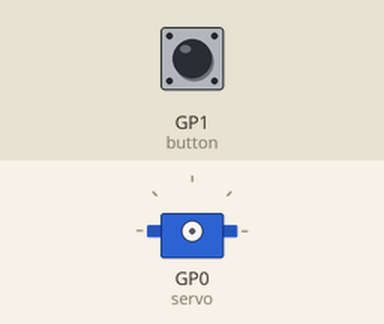
The program below on a simulated Raspberry Pi Pico running MicroPython. Shown: servo. Inputs (shaded band) come from the test bench; at power-on: GP1 (button) LOW. Servo angles are drawn from the pulse width (0.5 ms = 0°, 2.5 ms = 180°).

Above: at 1.2 s.
1.3 s: GP1 (button) pulled HIGH for 1 s
At 3.4 s:
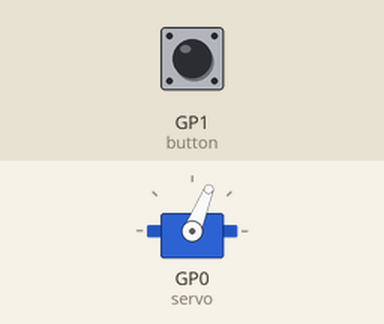
3.8 s: GP1 (button) pulled HIGH for 0.15 s
At 5.1 s:
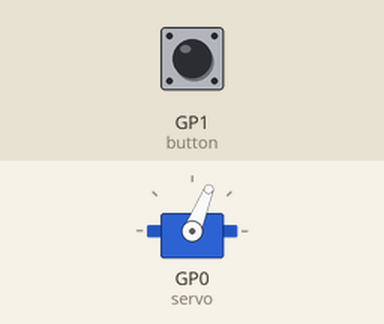
5.4 s: GP1 (button) pulled HIGH for 3.2 s
At 9.4 s:
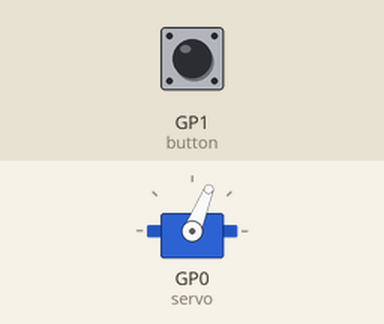
Timing chart, 0 to 10.9 s (numbered marks = the images above; inputs shaded):
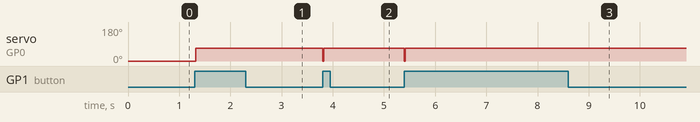

Measured:
- after the input at 1.3 s, servo on GP0 (servo): 0° → 68° at once
- after the input at 3.8 s, servo on GP0 (servo): 68° → 0° at once, → 68° 0.02 s later
- after the input at 5.4 s, servo on GP0 (servo): 68° → 0° at once, → 68° 0.02 s later

The program:

dvere.py
```python
from machine import Pin, PWM
import utime

servo = PWM(Pin(0))
servo.freq(50)

stav = 0

button = Pin(1, Pin.IN, Pin.PULL_DOWN)

def dvere_otevrit():

    servo.duty_u16(1475)

def dvere_zavrit():
    servo.duty_u16(4100)

def door_switch(stav):
    if(stav == 1):
        dvere_zavrit()
    else:
        dvere_otevrit()
    return not stav


while True:
    if button.value():
        stav = door_switch(stav)
```
